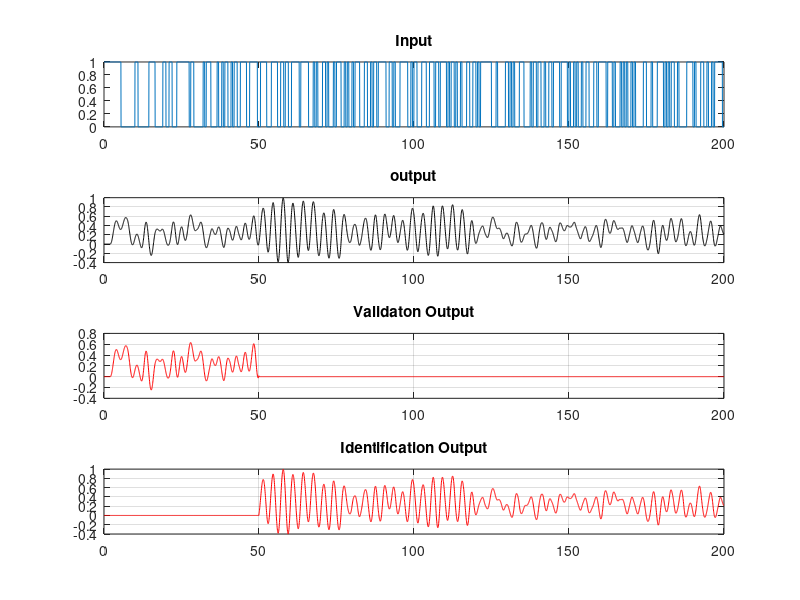

Write MATLAB code to recreate this figure. (Note: this script raises an error after producing the figure.)
clc; clear all; close all;
nFig = 0;

%
%======================================================================
%% Import Data
%======================================================================
%

ds  = load('file/tmsd_tarefa5.txt');
tDs  = ds(:, 1);
uDs  = ds(:, 2);
yDs = ds(:, 3);

%
%======================================================================
%% Split data for identification X Validation
%======================================================================
%

kId = 1000;

tTest = tDs(1:kId);
uTest = uDs(1:kId);
yTest = yDs(1:kId);

tId = tDs(kId+1:end);
uId = uDs(kId+1:end);
yId = yDs(kId+1:end);

% Plot sample input
nFig = nFig + 1; figure(nFig);
subplot(411);
plot(tDs, uDs);
title('Input');

% Plot full sample output
subplot(412);
plot(tDs, yDs, 'k');
grid on;
title('output');

% Plot validation output
subplot(413);
aux = zeros(1, length(tDs));
aux(1:kId) = yTest;

plot(tDs, aux, 'r');
grid on;
title('Validaton Output');

% Plot identification output
subplot(414);
aux = zeros(1, length(tDs));
aux(kId+1:end) = yId;

plot(tDs, aux, 'r');
grid on;
title('Identification Output');

saveas(gcf, getFilePath('02-01-sample-data'));

%
%======================================================================
%
%% Decimation
%
% - We analyse autocorrelation graphs;
% - The cryteria is that we find our lowest auto correlation between 5 ~ 25 delay time units;
% - So we choose the decimation factor that "shrinks" the curve so the minimum correlation fits the restriction;
%
% Graph analysis shows that output minimum correlation occurs by the time 32. It is clear that it would not
% harm the input reading so use this reference value.
% 
%======================================================================
%

%% Parse auto correlations
[tuu, ruu, luu, Buu] = myccf([uId uId], 300, 0, 0); % For input
[tyy, ryy, lyy, Byy] = myccf([yId yId], 300, 0, 0); % For output

nFig = nFig + 1; figure(nFig);
subplot(211);

hold on;
plot(tuu, ruu, 'k');
plot(tuu, luu*ones(length(tuu)), ':k', 'markersize', 0.5);
plot(tuu, -luu*ones(length(tuu)), ':k', 'markersize', 0.5);

title('Input Auto Correlation');
hold off;

subplot(212);
hold on;
plot(tyy, ryy, 'k');
plot(tyy, lyy*ones(length(tyy)), ':k', 'markersize', 0.5);
plot(tyy, -lyy*ones(length(tyy)), ':k', 'markersize', 0.5);
xline(32, ':m')

title('Output Auto Correlation');
hold off;

saveas(gcf, getFilePath('02-02-auto-correlation'));

%% Set decimated sample
decFactor = round(32 / 5);

tIdDec = tId(1:decFactor:end);
uIdDec = uId(1:decFactor:end);
yIdDec = yId(1:decFactor:end);

tTestDec = tTest(1:decFactor:end);
uTestDec = uTest(1:decFactor:end);
yTestDec = yTest(1:decFactor:end);

%% Plot decimation for identification
nFig = nFig + 1; figure(nFig);
subplot(411);
plot(tId, uId);
title('Regular Input (identification)');

subplot(412);
plot(tIdDec, uIdDec);
title('Decimated Input (identification)');

subplot(413);
plot(tId, yId, 'r');
grid on;
title('Regular Output (identification)');

subplot(414);
plot(tIdDec, yIdDec, 'r');
grid on;
title('Decimated Output (identification)');

saveas(gcf, getFilePath('02-03-decimated-id'));

%% Plot decimation for validation
nFig = nFig + 1; figure(nFig);
subplot(411);
plot(tTest, uTest);
title('Regular Input (validation)');

subplot(412);
plot(tTestDec, uTestDec);
title('Decimated Input (validation)');

subplot(413);
plot(tTest, yTest, 'r');
grid on;
title('Regular Output (validation)');

subplot(414);
plot(tTestDec, yTestDec, 'r');
grid on;
title('Decimated Output (validation)');

saveas(gcf, getFilePath('02-04-decimated-validation'));

%% Check if input and output remain sufficiently coorelated after decimation
[tuy, ruy, luy, Buy] = myccf([yIdDec uIdDec], 100, 1, 0);

nFig = nFig + 1; figure(nFig);
hold on;
plot(tuy, ruy);
plot(tuy, luy*ones(length(tuy)), ':k', 'markersize', 0.5);
plot(tuy, -luy*ones(length(tuy)), ':k', 'markersize', 0.5); 

title('Crossed Correlation Input X Output (after decimation)');
hold off;

saveas(gcf, getFilePath('02-05-crossed-correlation'));

%
%======================================================================
%
%% Structure selection
%
% Using two order selection models for comparison. The goal is to decide the
% best order for the ARX model.
%
%======================================================================
%

%% Prepare data (remove mean and pure delay)
% pureDelay = 1;
% tIdDec = tIdDec(1:end-pureDelay-1);
% uIdDec = uIdDec(pureDelay:end);
% yIdDec = yIdDec(1:end-pureDelay-1);

uIdDec = uIdDec - mean(uIdDec);
yIdDec = yIdDec - mean(yIdDec);

%% Select model order
N = 15;
Y = yIdDec(N:end);
aic = zeros([1, N-1]);
bic = zeros([1, N-1]);

psi = [];
for k = 1:(N-1)
    psi = [psi yIdDec(N-k:end-k)];
    theta = pinv(psi)*Y;
    xi = Y - psi*theta;
    aic(k) = getArkaike(xi, k);
    bic(k) = getBayes(xi, k);
end

nFig = nFig + 1; figure(nFig);
subplot(211);
hold on;
plot(aic);
title('Arkaike Cryteria');
xlabel('Model Order');
hold off;

subplot(212);
hold on;
plot(bic);
title('Bayes Cryteria');
xlabel('Model Order');
hold off;

saveas(gcf, getFilePath('02-06-order-selection'));

%
%======================================================================
%% Validation
%======================================================================
%

%% Estimate parameters
nParams = 10;
ini = 6;
lambda=0.998; % Fator de esquecimento
params = getRecursiveEstimation(uIdDec, yIdDec, nParams, ini, lambda);

%% Estimate output with "one step ahead"
yHatStep = zeros([1, length(yTestDec)]);
for k = ini:length(yTestDec)
    yHatStep(k) = dot([yTestDec(k-1), yTestDec(k-2), yTestDec(k-3), yTestDec(k-4), yTestDec(k-5), uTestDec(k-1), uTestDec(k-2), uTestDec(k-3), uTestDec(k-4), uTestDec(k-5)], params);
end

nFig = nFig + 1; figure(nFig);
subplot(211);
hold on;
plot(yHatStep');
plot(yTestDec, ':r', 'markersize', 0.5);
title('One step ahead estimation');
legend('Estimation', 'Validation data')
hold off;

subplot(212);
plot(yTestDec - yHatStep', 'r');
title('Error');
grid on;

saveas(gcf, getFilePath('02-07-estimation-one-step-ahead'));

%% Estimate output with "free simulation"
yHatFree = zeros([1, length(yTestDec)]);
yHatFree(1:5) = yTestDec(1:5)';

for k = ini:length(yTestDec)
    yHatFree(k) = dot([yHatFree(k-1), yHatFree(k-2), yHatFree(k-3), yHatFree(k-4), yHatFree(k-5), uTestDec(k-1), uTestDec(k-2), uTestDec(k-3), uTestDec(k-4), uTestDec(k-5)], params);
end

nFig = nFig + 1; figure(nFig);
subplot(211);
hold on;
plot(yHatFree');
plot(yTestDec, ':r', 'markersize', 0.5);
title('Free simulation estimation');
legend('Estimation', 'Validation data')
hold off;

subplot(212);
plot(yTestDec - yHatFree', 'r');
title('Error');
grid on;

saveas(gcf, getFilePath('02-08-estimation-free-simulation'));


%% Get RMSE
[rmse1, rmse2] = getRMSE(yTestDec, yHatStep, yHatFree);

%
%======================================================================
%% Verify Residues
%======================================================================
%

%% Analysis: Free simulation correlations
resFree = yTestDec - yHatFree';

% Auto Correlation
[tuy, ruy, luy, Buy] = myccf([resFree resFree], 40, 0, 0);

nFig = nFig + 1; figure(nFig);
subplot(211);
hold on;
plot(tuy, ruy);
plot(tuy, luy*ones(length(tuy)), ':k', 'markersize', 0.5);
plot(tuy, -luy*ones(length(tuy)), ':k', 'markersize', 0.5); 

title('Auto Correlation (Free Simulation Output)');
hold off;

% Crossed Correlation
[tuy, ruy, luy, Buy] = myccf([uTestDec resFree], 40, 1, 0);

subplot(212);
hold on;
plot(tuy, ruy);
plot(tuy, luy*ones(length(tuy)), ':k', 'markersize', 0.5) 
plot(tuy, -luy*ones(length(tuy)), ':k', 'markersize', 0.5) 
title('Crossed Correlation (Free simulation input \times output)');
hold off

saveas(gcf, getFilePath('02-09-correlation-free-estimation'));

%% Analysis: One step ahead correlations
resStep = yTestDec - yHatStep';

% Auto Correlation
[tuy, ruy, luy, Buy] = myccf([resStep resStep], 40, 0, 0);

nFig = nFig + 1; figure(nFig);
subplot(211);
hold on;
plot(tuy, ruy);
plot(tuy, luy*ones(length(tuy)), ':k', 'markersize', 0.5);
plot(tuy, -luy*ones(length(tuy)), ':k', 'markersize', 0.5); 

title('Auto Correlation (One step ahead Output)');
hold off;

% Crossed Correlation
[tuy, ruy, luy, Buy] = myccf([uTestDec resStep], 40, 1, 0);

subplot(212);
hold on;
plot(tuy, ruy);
plot(tuy, luy*ones(length(tuy)), ':k', 'markersize', 0.5) 
plot(tuy, -luy*ones(length(tuy)), ':k', 'markersize', 0.5) 
title('Crossed Correlation (One step ahead input \times output)');
hold off

saveas(gcf, getFilePath('02-10-correlation-one-step-ahead'));